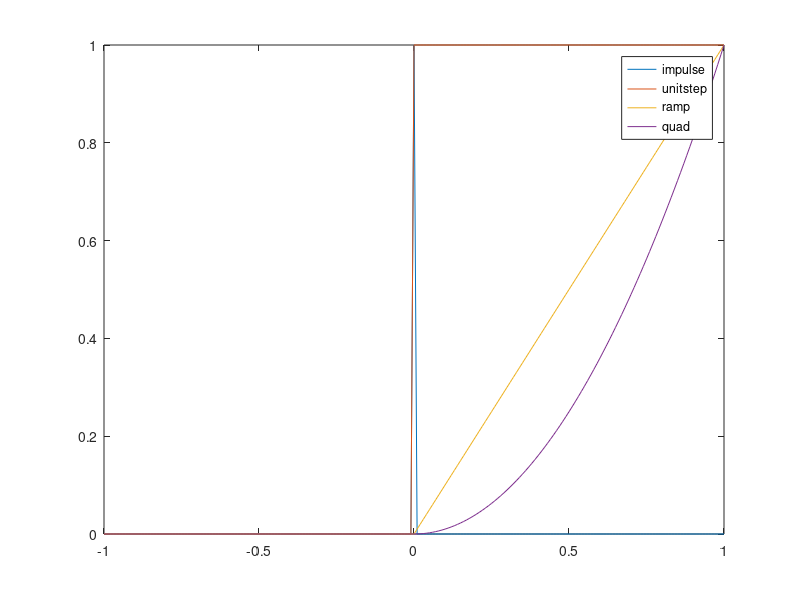

Reproduce this figure in MATLAB.
%{
Author: Haruka Kido
EE 314L
Lab 2. Continuous and Discrete Functions in MatLAB
Activity 2: Impulse, Unit Step, Ramp, and Quad Signals
September 11, 2021
%}

t=(-1:0.01:1)';                                 % time range
impulse=t==0;                                   % impulse signal
unitstep=t>=0;                                  % unit step signal
ramp=t.*unitstep;                               % sets unit step as ramp signal
quad=t.^2.*unitstep;                            % sets continuous exp signal of unit step
plot(t,[impulse unitstep ramp quad])            % plots all 4 signals as a function of t using plot function
legend({'impulse','unitstep','ramp','quad'});   % sets the legend in order of the previous commands per signal type